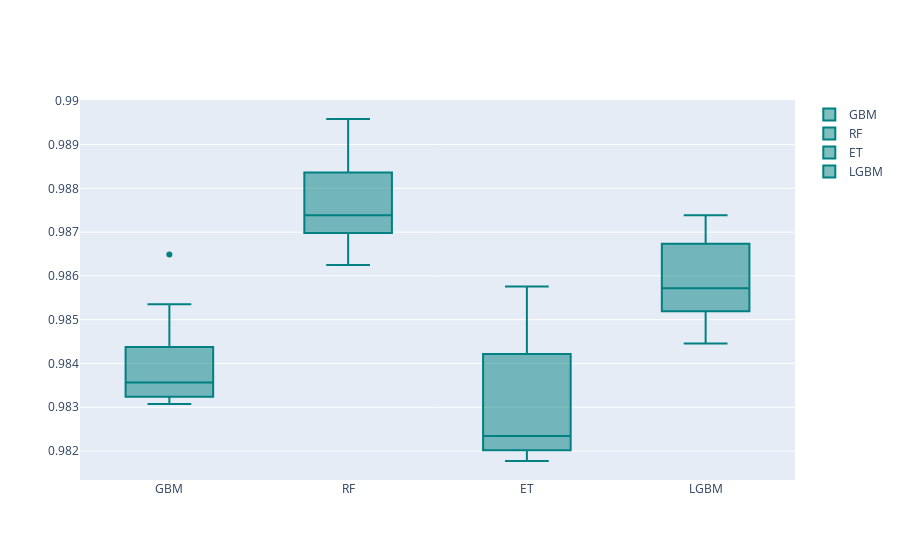

Source (notebook cell):
### Code cell
models = GetBasedModel()
names,results = BasedLine2(X_train, y_train, models)
PlotBoxR().PlotResult(names,results)

### Figure 1 — Plotly figure (JSON) as saved in the notebook; plotly's stock layout.template omitted (floating-point values rounded to 4 significant figures)
{"data": [{"marker": {"color": "rgb(0, 128, 128)"}, "name": "GBM", "type": "box", "y": [0.9832, 0.9842, 0.9844, 0.9837, 0.9854, 0.9834, 0.9865, 0.9831, 0.9832, 0.9833]}, {"marker": {"color": "rgb(0, 128, 128)"}, "name": "RF", "type": "box", "y": [0.9876, 0.9876, 0.9884, 0.9872, 0.9884, 0.987, 0.9896, 0.9864, 0.987, 0.9862]}, {"marker": {"color": "rgb(0, 128, 128)"}, "name": "ET", "type": "box", "y": [0.982, 0.982, 0.9847, 0.9826, 0.9842, 0.9821, 0.9858, 0.9823, 0.9824, 0.9818]}, {"marker": {"color": "rgb(0, 128, 128)"}, "name": "LGBM", "type": "box", "y": [0.9852, 0.9856, 0.9867, 0.9856, 0.9871, 0.9858, 0.9874, 0.9858, 0.9851, 0.9845]}], "layout": {"autosize": true, "xaxis": {"autorange": true, "range": [-0.5, 3.5], "type": "category"}, "yaxis": {"autorange": true, "range": [0.9813, 0.99], "type": "linear"}}}
